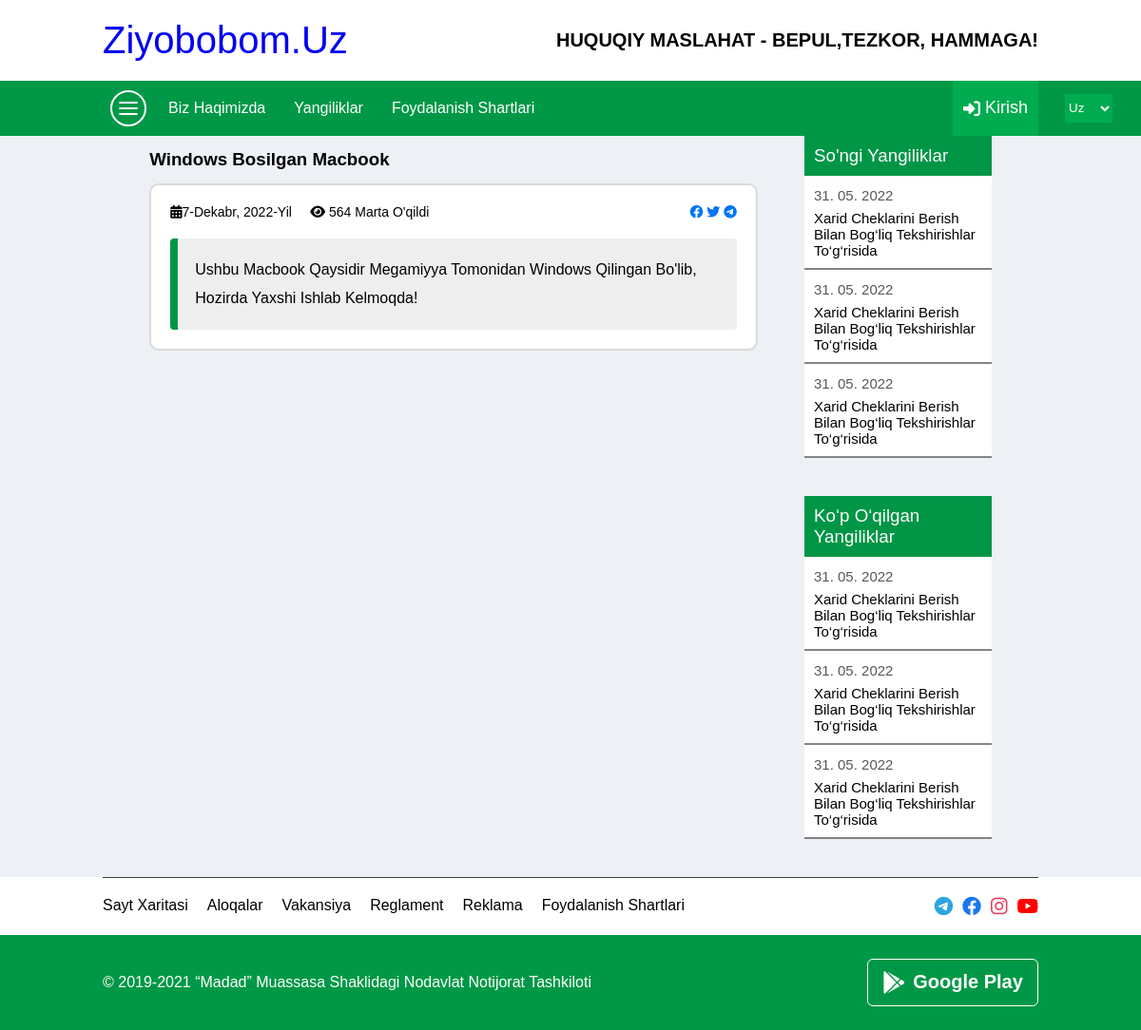
Screenshot of /news1/2/ with the database file from the repository.
### mainapp/models.py (models this page shows)
class Yangilik(models.Model):
    rasm=models.FileField()
    sarlavha=models.CharField(max_length=100)
    sana=models.DateField()
    matn=models.TextField()
    korish_soni=models.PositiveSmallIntegerField(default=0)

### mainapp/views.py (the view)
# urls.py: path('news1/<int:pk>/', News1View.as_view(), name='news1'),
class News1View(View):
    def get(self, request, pk):
        news1=Yangilik.objects.get(id=pk)
        data={
            'news1': news1
        }
        return render(request, 'news1.html', data)

### templates/news1.html (shortened to what this page needs)
<!DOCTYPE html>
<html>
{%load static%}
  <head>
    <link rel="stylesheet" type="text/css" media="screen" href="/static/css/main.css" />
    <link
      rel="stylesheet"
      href="https://cdnjs.cloudflare.com/ajax/libs/font-awesome/6.1.1/css/all.min.css"
    />
  </head>
  <body>
    <div class="container">
      <section class="logo">
        <a href="./">
          <div class="brend">ziyobobom.uz</div>
        </a>
        <h1>HUQUQIY MASLAHAT - BEPUL,TEZKOR, HAMMAGA!</h1>
      </section>
      <section class="navbar">
        <div class="links">
          <ul class="menu-icon">
            <li></li>
            <li></li>
            <li></li>
          </ul>
          <ul class="desktop-links">
            <li><a href="biz-haqimizda.html">Biz haqimizda</a></li>
            <li><a href="#">Yangiliklar</a></li>
            <li><a href="#">Foydalanish shartlari</a></li>
          </ul>
        </div>
        <div class="login">
          <i class="fa-solid fa-right-to-bracket"></i>
          Kirish
        </div>
        <select class="language" name="" id="">
          <option value="">Uz</option>
        </select>
      </section>
      <section class="condition">
        <div class="left">
          <h3>
            {{news1.sarlavha}}
          </h3>
          <div class="left-info">
            <div class="new-link">
              <div>
                <i class="calendar fa-solid fa-calendar-days"></i>{{news1.sana}}
                &nbsp; &nbsp; <i class="fa-solid fa-eye"></i> {{news1.korish_soni}} marta o'qildi
              </div>
              <div class="new-social">
                <i class="fa-brands fa-facebook"></i>
                <i class="fa-brands fa-twitter"></i>
                <i class="fa-brands fa-telegram"></i>
              </div>
            </div>
            <div class="about-info">
              <p>
                {{news1.matn}}
              </p>
            </div>
          </div>
        </div>
        <div class="news-right">
          <div class="news-one">
            <h3>So'ngi Yangiliklar</h3>
            <div class="card">
              <a href="#">
                <p>31. 05. 2022</p>
                <h4>
                  Xarid cheklarini berish bilan bog‘liq tekshirishlar
                  to‘g‘risida
                </h4>
              </a>
            </div>
            <div class="card">
              <a href="#">
                <p>31. 05. 2022</p>
                <h4>
                  Xarid cheklarini berish bilan bog‘liq tekshirishlar
                  to‘g‘risida
                </h4>
              </a>
            </div>
            <div class="card">
              <a href="#">
                <p>31. 05. 2022</p>
                <h4>
                  Xarid cheklarini berish bilan bog‘liq tekshirishlar
                  to‘g‘risida
                </h4>
              </a>
            </div>
          </div>
          <div class="news-two">
            <h3>Ko‘p o‘qilgan yangiliklar</h3>
            <div class="card">
              <a href="#">
                <p>31. 05. 2022</p>
                <h4>
                  Xarid cheklarini berish bilan bog‘liq tekshirishlar
                  to‘g‘risida
                </h4>
              </a>
            </div>
            <div class="card">
              <a href="#">
                <p>31. 05. 2022</p>
                <h4>
                  Xarid cheklarini berish bilan bog‘liq tekshirishlar
                  to‘g‘risida
                </h4>
              </a>
            </div>
            <div class="card">
              <a href="#">
                <p>31. 05. 2022</p>
                <h4>
                  Xarid cheklarini berish bilan bog‘liq tekshirishlar
                  to‘g‘risida
                </h4>
              </a>
            </div>
          </div>
        </div>
      </section>
      <section class="footer">
        <div class="footer-nav">
          <ul>
            <li>Sayt xaritasi</li>
            <li>Aloqalar</li>
            <li>Vakansiya</li>
            <li>Reglament</li>
            <li>Reklama</li>
            <li>Foydalanish shartlari</li>
          </ul>
          <div class="social">
            <i class="fa-brands fa-telegram"></i>
            <i class="fa-brands fa-facebook"></i>
            <i class="fa-brands fa-instagram"></i>
            <i class="fa-brands fa-youtube"></i>
          </div>
        </div>
      </section>
      <section class="about-me">
        <div>
          © 2019-2021 “Madad” muassasa shaklidagi nodavlat notijorat tashkiloti
        </div>
        <div>
          <i class="fa-brands fa-google-play"></i>
          <b>Google Play</b>
        </div>
      </section>
    </div>
  </body>
</html>

### static/css/main.css (style rules this page uses)
* { font-family: "Nunito", sans-serif; margin: 0; padding: 0; box-sizing: border-box; text-decoration: none; outline: 0; border: none; text-transform: capitalize; transition: all 0.2s linear; }
.container { max-width: 1700px !important; width: 100% !important; margin: 0 auto; position: relative; }
.container section { padding: 0px 9%; }
.container .logo { display: flex; justify-content: space-between; align-items: center; }
.container .logo h1 { font-size: 20px; }
.container .logo .brend { margin: 20px 0px; font-size: 40px; }
.container .navbar { display: flex; align-items: center; background-color: rgb(0, 152, 70); justify-content: space-between; color: white; position: relative; }
.container .navbar .links { display: flex; align-items: center; }
.container .navbar .links .menu-icon { width: 38px; height: 38px; border: 2px solid rgb(255, 255, 255); border-radius: 50%; display: flex; flex-direction: column; justify-content: center; margin: 8px; padding-left: 5px; }
.container .navbar .links .menu-icon li { width: 20px; height: 2px; border-radius: 2px; margin: 2px; border: 1px solid white; background-color: white; }
.container .navbar .links ul { display: flex; list-style-type: none; }
.container .navbar .links ul li { margin: 0px 5px; font-size: 16px; }
.container .navbar .links ul li a { padding: 20px 10px; text-align: center; color: white; text-decoration: none; }
.container .navbar .login { width: 90px; height: 57.5px; background-color: rgb(0, 172, 79); display: flex; justify-content: center; align-items: center; font-size: 18px; cursor: pointer; }
.container .navbar .login i { margin-right: 5px; }
.container .navbar .language { position: absolute; width: 50px; height: 30px; background-color: rgb(0, 172, 79); right: 30px; color: white; }
.footer-nav { display: flex; justify-content: space-between; padding-top: 20px !important; padding-bottom: 20px !important; border-top: 1px solid rgb(63, 63, 63); }
.footer-nav ul { display: flex; flex-wrap: wrap; list-style-type: none; }
.footer-nav ul li { margin-right: 20px; }
.footer-nav .social { font-size: 20px; display: flex; gap: 10px; }
.footer-nav .social i { transition: all 0.4s ease; }
.footer-nav .social i:nth-child(1) { color: rgb(44, 165, 224); }
.footer-nav .social i:nth-child(2) { color: rgb(24, 119, 242); }
.footer-nav .social i:nth-child(3) { color: rgb(228, 64, 95); }
.footer-nav .social i:nth-child(4) { color: rgb(255, 0, 0); }
.about-me { padding-top: 25px !important; padding-bottom: 25px !important; background-color: rgb(0, 152, 70); color: white; display: flex; flex-wrap: wrap; justify-content: space-between; align-items: center; }
.about-me div:nth-child(2) { width: 180px; height: 50px; border: 1px solid white; border-radius: 6px; transition: all 0.5s ease; display: flex; align-items: center; justify-content: center; font-size: 20px; }
.about-me div:nth-child(2) i { font-size: 24px; margin-right: 8px; }
.about-info { padding: 18px; background-color: rgb(238, 238, 238); border-left: 8px solid rgb(0, 150, 70); line-height: 22px; border-radius: 4px; margin-top: 20px; }
.condition { width: 100%; display: flex; background-color: rgb(237, 240, 244); padding: 20px 40px; display: flex; justify-content: space-evenly; }
.condition .left { width: 65%; }
.condition .left h3 { line-height: 50px; }
.condition .left-info { width: 100%; background-color: white; border: 2px solid rgb(218, 218, 218); border-radius: 10px; padding: 20px; }
.condition .left-info p { line-height: 30px; }
.news-right { width: 20%; border-radius: 4px; height: fit-content; }
.news-right .news-one, .news-right .news-two { margin-bottom: 40px; background-color: white; }
.news-right .news-one h3, .news-right .news-two h3 { background-color: rgb(0, 150, 70); color: white; padding: 10px 10px; font-weight: 100; }
.news-right .news-one .card, .news-right .news-two .card { width: 100% !important; border-bottom: 2px solid rgb(131, 131, 131); margin: 6px 0px; padding-left: 10px; font-size: 15px; color: black; padding: 10px; padding-top: 0; }
.news-right .news-one .card h4, .news-right .news-two .card h4 { font-weight: 100; color: black; }
.news-right .news-one .card p, .news-right .news-two .card p { color: rgb(88, 88, 88); line-height: 30px; }
.new-link { display: flex; justify-content: space-between; font-size: 14px; }
.new-link .new-social { color: rgb(0, 117, 242); }

### rows the page displays
Yangilik: sarlavha "Windows Bosilgan Macbook", sana "7-Dekabr, 2022-Yil", korish_soni "564", matn "Ushbu Macbook Qaysidir Megamiyya Tomonidan Windows Qilingan Bo'lib, Hozirda Yaxshi Ishlab Kelmoqda!"
